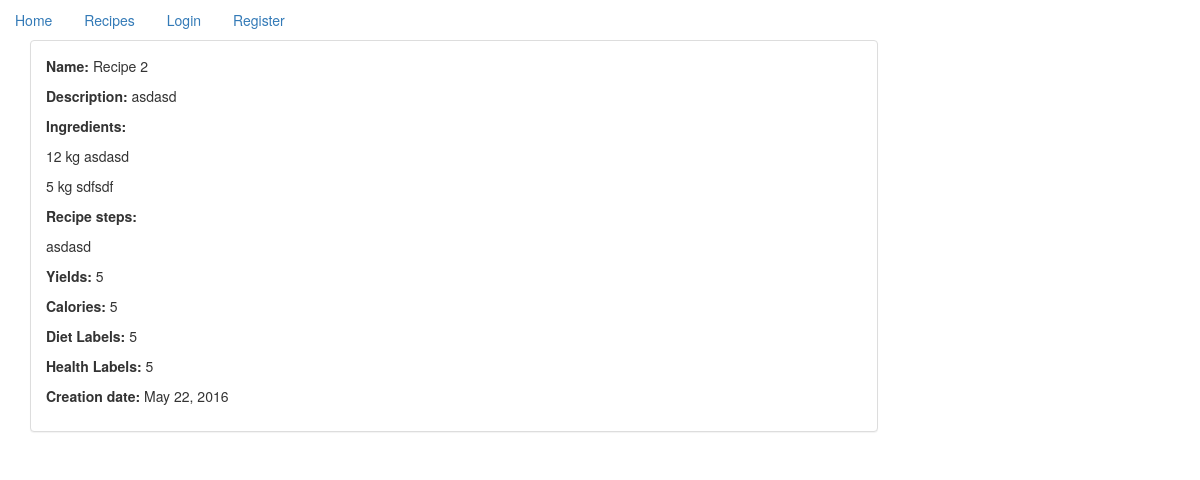
Page /recipe/41/ on the committed database.
### recipe/models.py (models this page shows, shortened)
class Recipe(models.Model):
    name = models.CharField(max_length=200)
    user = models.ForeignKey(User, on_delete=models.CASCADE)
    ingredients = models.ManyToManyField(Ingredient)
    description = models.CharField(max_length=100, blank=True)
    recipe_steps = models.CharField(max_length=1000)
    yields = models.IntegerField()
    calories = models.IntegerField(blank=True)
    dietLabels = models.CharField(max_length=1000, blank=True)
    healthLabels = models.CharField(max_length=1000, blank=True)
    date = models.DateField(default=datetime.date.today)
    global_access = models.BooleanField(default=True)
    card = models.CharField(max_length=1024, blank=True)
    class Meta:
        ordering = ["-name"]

class Ingredient(models.Model):
    product = models.ForeignKey(Product)
    quantity = models.IntegerField()
    unit = models.ForeignKey(Unit)

class Unit(models.Model):
    full_name = models.CharField(max_length=20)
    abbreviation = models.CharField(max_length=20)
    def __str__(self):
        return str(self.abbreviation)

class Product(models.Model):
    name = models.CharField(max_length=100)
    category = models.ManyToManyField(Category)
    def __str__(self):
        return str(self.name)

### website/views.py (the view)
# urls.py: url(r'^recipe/(?P<pk>\d+)/$', show_recipe),
def show_recipe(request, **kwargs):
    pk = int(kwargs.get('pk', None))
    try:
        recipe = Recipe.objects.get(id=pk)
        ingredients = recipe.ingredients.all()
        return render_to_response('recipe.html', locals(), RequestContext(request))
    except:
        return HttpResponse(status=404)

### templates/recipe.html
{% extends "base.html" %}
{% block content %}
    <p><b>Name:</b> {{ recipe.name }} </p>
    <p><b>Description:</b> {{ recipe.description|safe }} </p>
    <b><p>Ingredients:</p></b>
    {% for items in ingredients %}
        <p>{{ items.quantity }} {{ items.unit }} {{ items.product }}</p>
    {% endfor %}
    <p><b>Recipe steps: </b>
        <p>{{ recipe.recipe_steps|safe }}</p>
    </p>
    <p><b>Yields: </b> {{ recipe.yields }}</p>
    <p><b>Calories: </b>{{ recipe.calories }}</p>
    <p><b>Diet Labels: </b> {{ recipe.dietLabels }}</p>
    <p><b>Health Labels: </b> {{ recipe.healthLabels }}</p>
    <p><b>Creation date: </b> {{ recipe.date }}</p>
{% endblock content %}

### rows in the picture
Recipe: name "Recipe 2", description "asdasd", recipe_steps "asdasd", yields "5", calories "5", dietLabels "5", healthLabels "5", date "May 22, 2016"
Ingredient: quantity "12", unit "kg", product "asdasd"
Ingredient: quantity "5", unit "kg", product "sdfsdf"
